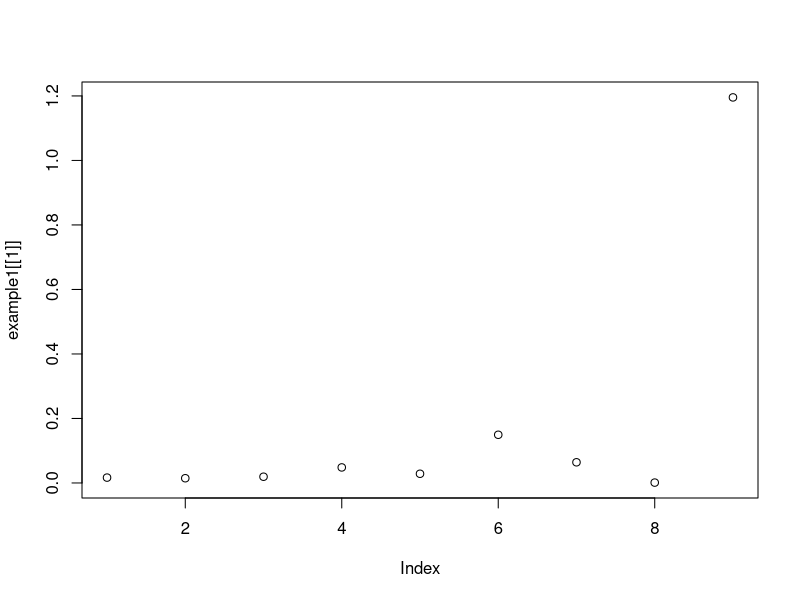
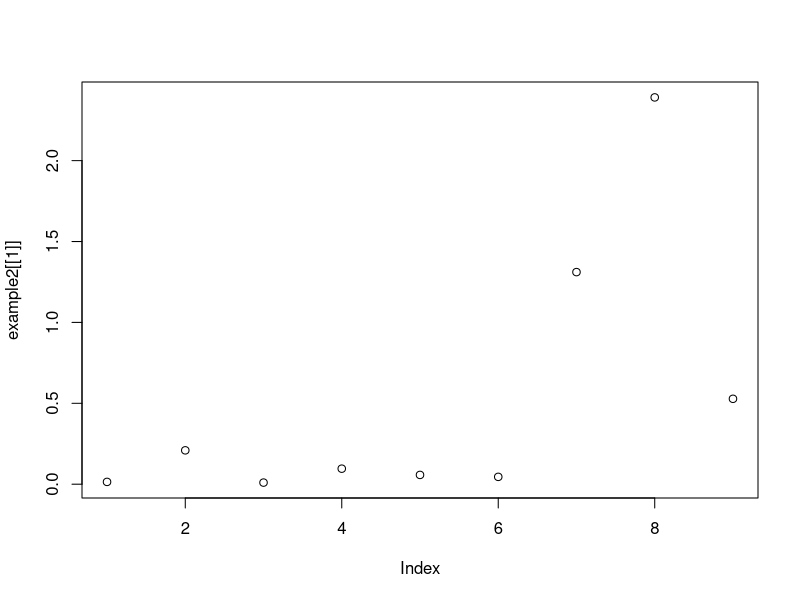
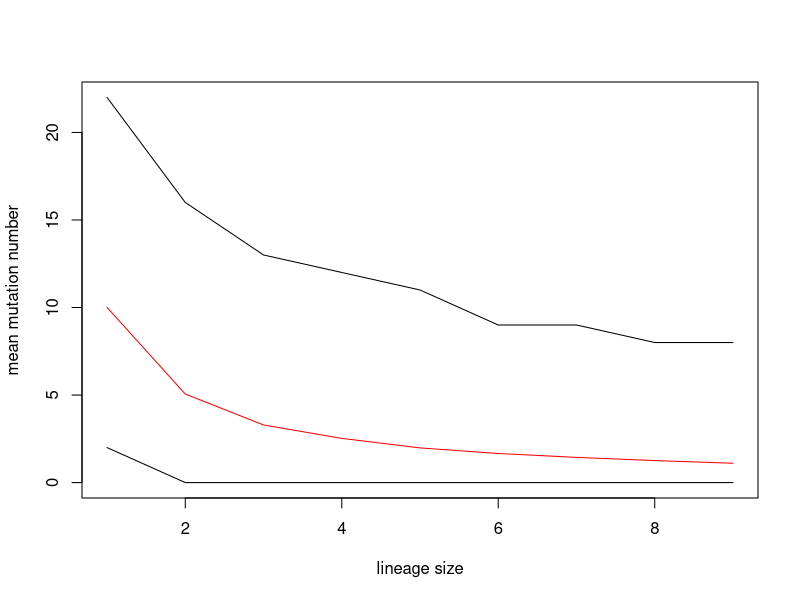
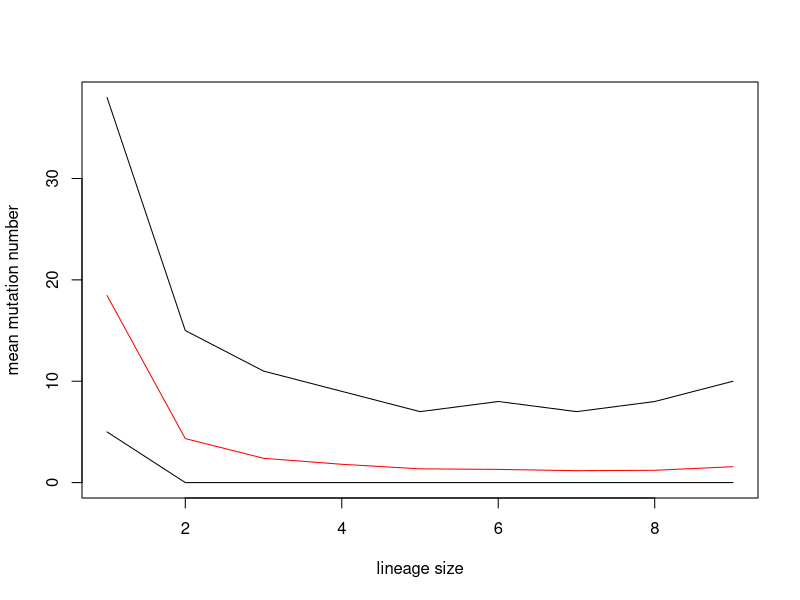

Reproduce these figures in R, in order.
## ---- chunk 1
knitr::opts_chunk$set(echo = TRUE)
## ---- chunk 2
ncsim = function(n, theta = 10, model = 'n', T_total = FALSE){
  
    if (n<=0 || length(n)!=1 || round(n)!=n){
    stop('n should be a positive integer')
  }
  
  if (theta<0 || length(theta)!= 1){
    stop('theta should be a positive numeric')
  }
  
  if (!is.logical(T_total)){
    stop('T_total should be a logical value')
  }
  
  # Initialisation
  times = NULL; T_tot = NULL
  
  k = n  # number of distinct lineages
  count = 1  # because k will not goes just from 1 to size 
  Matstates = matrix(0, nrow=1, ncol=n)
  Matstates[1, ] = c(n, rep(0, n-1))
  Vecnext=Matstates[1,]
  Vecmut = rep(0, n-1)  # the number of mutation (in SFS)

  # This loop will continue until reaching the MRCA
  # (until just one lineage)
  while (k > 1){
 
    # plot(Vecrate)
    # Each coalescent time follow a exp dsitribution
    # with a parameter lambda given by the rate matrix

    lambda = k*(k-1)/2
    times[count] = rexp(n=1, rate=lambda)
    
    if(T_total == TRUE){T_tot[count] = times[count]*k} 
           
    # Need this condition because the last coalescent leads to MRCA
    # and is not represented in the state matrix
    # Vector of probability to go to each other states

    inext = NULL
    # sample two times instead of one (with size 2)
    # to remove 2 of vecnext if the sample choose 
    # two times the same lineage size
    for (i in c(1,2)){
      inext[i] = sample(x = 1:n, size = 1, prob = Vecnext, replace = T) 
      Vecnext[inext[i]]=Vecnext[inext[i]]-1
    }
    Vecnext[sum(inext)] = Vecnext[sum(inext)]+1
    
    count = count + 1
    Matstates = rbind(Matstates, Vecnext, deparse.level = 0)
    k = k - 1
  }
  # give a vector of mutation rate (corresponding to the SFS)
  
  mutrate = matrix(times*(Matstates[-count,-n])*(theta/2), ncol=n-1)
  mutrate = apply(mutrate, 2, sum)


  Vecmut = rpois(n = n-1, lambda = mutrate)
  
  if(T_total == T){times = T_tot}
  return(list(times, Matstates, Vecmut))
}
## ---- chunk 3
# with T_MRCA

example1 = ncsim(n = 10, theta = 100)
print(example1)
plot(example1[[1]])
## ---- chunk 4
# with T_Total

example2 = ncsim(n = 10, theta = 100, T_total = T)
print(example2)
plot(example2[[1]])
## ---- chunk 5
n=10
simulationSFS = replicate(10000, ncsim(n = n, theta = 10)[3])
simulationSFS = matrix(unlist(simulationSFS), ncol = n-1, byrow = T)

meanSFS = apply(simulationSFS,2,mean)
q1SFS = apply(simulationSFS,2,quantile,0.05)
q2SFS = apply(simulationSFS,2,quantile,0.95)
print(meanSFS)

plot(q2SFS, type = 'l', ylab = 'mean mutation number', xlab = 'lineage size', ylim = c(0,max(q2SFS)))
lines(1:(n-1),meanSFS,col='red')
lines(q1SFS)
## ---- chunk 6

LambdaB = function(m, k, alpha=1.9999){
  lmk=beta(k-alpha, m-k+alpha)/beta(alpha, 2-alpha)
  return(lmk)
  }


bcsim = function(n, alpha = 1.9999, theta = 10, T_total = FALSE){
  
  if (n<=0 || length(n)!=1 || round(n)!=n){
    stop('n should be a positive integer')
  }
  
  if (theta<0 || length(theta)!= 1){
    stop('theta should be a positive numeric')
  }
  
  if (!is.logical(T_total)){
    stop('T_total should be a logical value')
  }
  
  if (alpha<1 || alpha >= 2 || length(alpha)!= 1){
    stop('alpha should be a positive numeric between [1, 2)')
  }
  
  times = NULL; T_tot = NULL; k = n; count = 1 
  Matstates = matrix(0, nrow=1, ncol=n)
  Matstates[1, ] = Vecnext = c(n, rep(0, n-1))
  Vecmut = rep(0, n-1)  

  while (k > 1){
    Vecrate = rep(0,n)
    for (i in 2:k){Vecrate[i]=(LambdaB(k, i, alpha = alpha))*choose(k, i)}
    lambda=sum(Vecrate)
    times[count] = rexp(n=1, rate=lambda)
    kmerger=sample(1:n, 1, prob = Vecrate/lambda)
    
    
    if(T_total == TRUE){T_tot[count] = times[count]*k} 

    inext = NULL
    for (i in 1:kmerger){
      inext[i] = sample(x = 1:n, size = 1, prob = Vecnext, replace = T) 
      Vecnext[inext[i]]=Vecnext[inext[i]]-1
    }
    Vecnext[sum(inext)] = Vecnext[sum(inext)]+1
    count = count + 1
    Matstates = rbind(Matstates, Vecnext, deparse.level = 0)
    k = k - (kmerger-1)
  }

  mutrate = matrix(times*(Matstates[-count,-n])*(theta/2), ncol=n-1)
  mutrate = apply(mutrate, 2, sum)

  Vecmut = rpois(n = n-1, lambda = mutrate)
  
  if(T_total == T){times = T_tot}
  return(list(times, Matstates, Vecmut))
}
## ---- chunk 7
n=10
simulationSFS = replicate(10000, bcsim(n = n, alpha = 1.2, theta = 10)[3])
simulationSFS = matrix(unlist(simulationSFS), ncol = n-1, byrow = T)

meanSFS = apply(simulationSFS,2,mean)
q1SFS = apply(simulationSFS,2,quantile,0.05)
q2SFS = apply(simulationSFS,2,quantile,0.95)
print(meanSFS)

plot(q2SFS, type = 'l', ylab = 'mean mutation number', xlab = 'lineage size', ylim = c(0, max(q2SFS)))
lines(1:(n-1),meanSFS, col='red')
lines(q1SFS)
